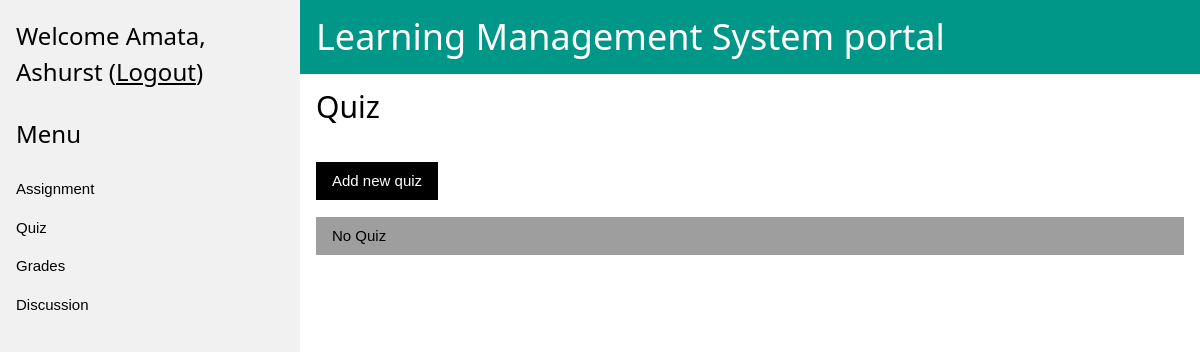
/classroom/instructor/quizzes/ (signed in), run on an earlier commit of the app's database.
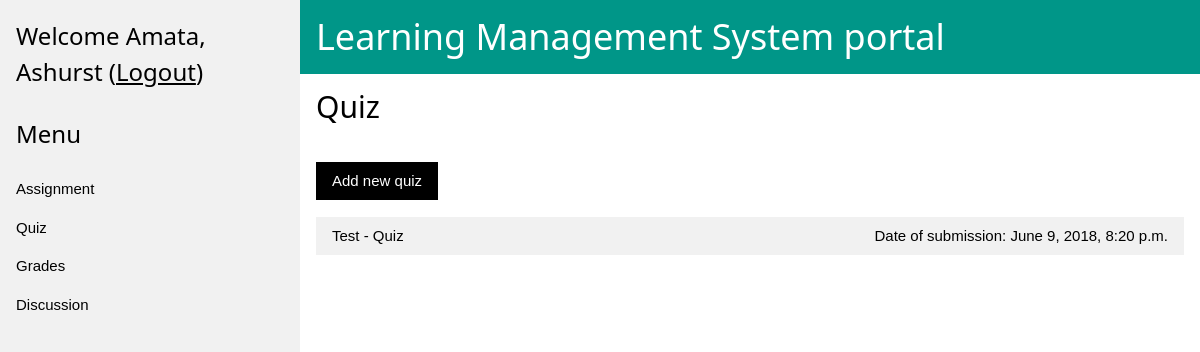
And on a later commit of the database.
### classroom/models.py (models this page shows, shortened)
class QuizOrAssignment(models.Model):
    owner = models.ForeignKey(settings.AUTH_USER_MODEL, on_delete=models.CASCADE)
    name = models.CharField(max_length=255, unique=True)
    course = models.ForeignKey(Course, on_delete=models.CASCADE)
    date_of_submission = models.DateTimeField(help_text='Date and time of submission')
    is_assignment = models.BooleanField(default=False)
    def get_absolute_url(self):
        return reverse('classroom:instructor_add_choice', kwargs={'choice':'quiz', 'pk': self.pk })
    class Meta:
        permissions = (
            ('modify_quiz_or_assignment', 'Modify quiz or assignment'),
        )

### classroom/views/instructor.py (the view, shortened to what this page needs)
class ChoiceList(TestInstructor, ListView):
    def get(self, request, *args, **kwargs):
        context = get_context_variables(self.kwargs['choice'], self.request.user)
        return self.render_to_response(context)
    def get_template_names(self):
        template = {
            'quizzes'    : r'classroom/instructor/quizzes.html',
            'assignments': r'classroom/instructor/assignments.html',
            'grades'     : r'classroom/instructor/grades.html',
            'discussions': r'classroom/instructor/discussions.html',
            }[self.kwargs['choice']]
        return [template]

### classroom/models.py (called while the page is built)
    def __str__(self):
        return self.text

### classroom/views/instructor.py (called while the page is built)
    def test_func(self):
        if not self.request.user.is_authenticated:
            raise PermissionDenied
        if not self.request.user.groups.filter(name='Instructor Role').exists():
            raise PermissionDenied
        return self.dispatch

### classroom/templates/classroom/instructor/quizzes.html (shortened to what this page needs)
{% extends "classroom/instructor_base.html" %}
{% load static %}
{% block choice %}
    Quiz
{% endblock choice %}
{% block add_button %}
<button id="js-add-new-choice-btn" class="w3-button w3-black" data-href="{% url 'classroom:instructor_add' choice='quiz' %}">Add new quiz</button>
{% endblock add_button %}
{% block content %}
    <div class="w3-section w3-container">
      {% for quiz in quizzes %}
      <button onclick="accordionFunction('quiz-accordion-{{ forloop.counter }}')" class="w3-button w3-block w3-light-grey w3-left-align">{{ quiz.name }} <span class="w3-right">Date of submission: {{ quiz.date_of_submission }}</span></button>
      {% empty %}
      <button onclick="accordionFunction('Demo1')" class="w3-button w3-block w3-grey w3-left-align">No Quiz</button>
      {% endfor %}
    </div>
{% endblock content %}

What changed in the data, as far as the page shows it:
added QuizOrAssignment: name "Test - Quiz", date_of_submission "June 9, 2018, 8:20 p.m."
Also different on the page:
text no longer shown: "No Quiz"
